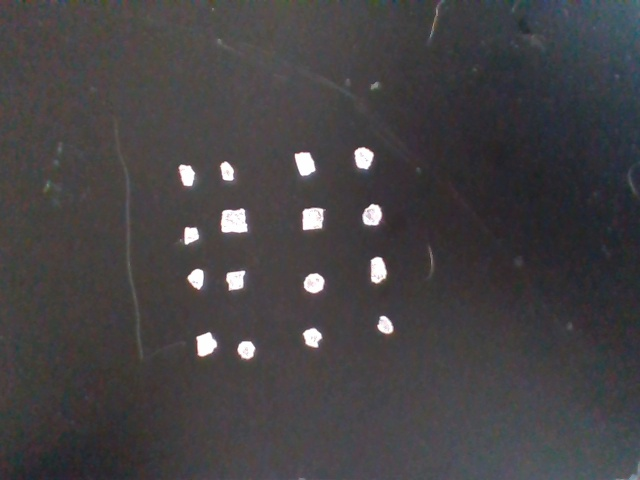
#> input picture calibration_may4.jpeg, 640 x 480 px
$ python calibration_pixel.py
#> lines starting #> are read from the running program, lines starting #| are printed output that depends on the picture; after the words box and inside, x2 and y2 are one past the last pixel; in counts of white or black regions, pixels touching at a corner belong together
import colorsys
import cv2
import numpy as np
import imutils

# 1. Establish range of H values for colors: red, orange, yellow, blue, green purple, light background (white), dark background (black)
# Create a default rgb tuple for each of those colors for visualization purposes.
names = ["red","orange","yellow","green","blue","purple","background_white", "background_black"]
default_rgb_values = [[255,31,31],[255,129,31], [255,249,31],[24,169,58],[24,82,169],[111,24,169],[255,255,255],[0,0,0]]
# H_ranges =
# while color ranges can be determined by the hue value,
# might need to check black/white another way because white seems to be when saturation is like <.25
# and black seems to be when value is below <.35

def get_HSVcolor(h,s,v):
	hsv = [h,s,v]
	print("Hue: ", hsv[0], " converted: ",    hsv[0]*360)
	print("Saturation: ", hsv[1])
	print("Value: ", hsv[2])
	if hsv[1] < .13:
		return default_rgb_values[6], names[6]
	elif hsv[2] < .13:
		return default_rgb_values[7], names[7]
	else:
		if hsv[0] <= 18/360 or hsv[0] >= 342/360: #red
			return default_rgb_values[0], names [0]
		elif 18/360 < hsv[0] <= 38/360 : #orange
			return default_rgb_values[1], names [1]
		elif 38/360 < hsv[0] <= 66/360 : #yellow
			return default_rgb_values[2], names [2]
		elif 67/360 < hsv[0] <= 169/360 : #green
			return default_rgb_values[3], names [3]
		elif 169/360 < hsv[0] <= 257/360 : #blue
			return default_rgb_values[4], names [4]
		else:
			return default_rgb_values[5], names [5]


if __name__ == '__main__':
	# 2. import one of the output camera files ("original_image...")
	img = cv2.imread("calibration_may4.jpeg")
#> img is the input picture: shape (480, 640, 3); mean B, G, R 68.2, 66.3, 68.7
	gray = cv2.cvtColor(img, cv2.COLOR_BGR2GRAY)
	print(gray[0][0])
#| 75

	cv2.imshow("b/w", gray)
	cv2.waitKey(0)

	blurred = cv2.GaussianBlur(gray, (5, 5), 0)
	#for use with non-black background
	#thresh = cv2.threshold(blurred, 1.86*gray[0][0]-237.87, 255, cv2.THRESH_BINARY_INV)[1]
	#for use with black background
	thresh = cv2.threshold(blurred, 140, 255, cv2.THRESH_BINARY)[1]
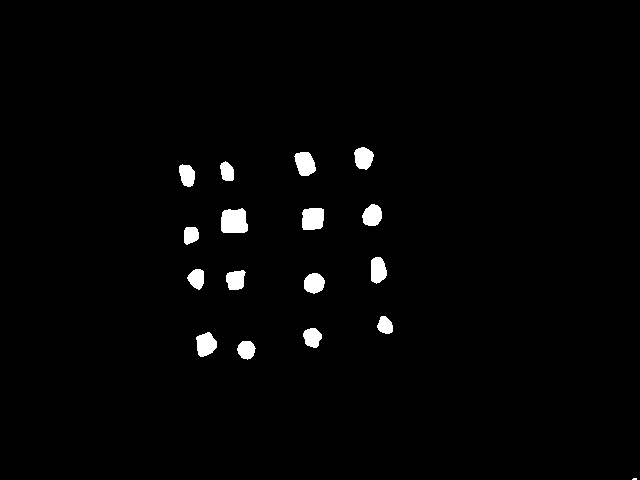
#> thresh: shape (480, 640); 1.7% white; 17 white regions (1 under 20 px)
	#second value should depend on overall brightness

	cv2.imshow("Thresh", thresh)
	cv2.waitKey(0)

	cnts = cv2.findContours(thresh.copy(), cv2.RETR_EXTERNAL,
		cv2.CHAIN_APPROX_SIMPLE)
#> cnts = 17 contours, 1 with area under 20; largest, box (x1, y1, x2, y2) and area: (221, 208, 248, 233) 543, (302, 208, 324, 230) 408, (294, 152, 316, 176) 358, (196, 332, 217, 357) 348, (371, 257, 387, 284) 312
	cnts = imutils.grab_contours(cnts)

	image = img

	# loop over the contours
	for c in cnts:
		# compute the center of the contour
		M = cv2.moments(c)
		cX = int(M["m10"] / (M["m00"]+ 1e-5))
		cY = int(M["m01"] / (M["m00"]+ 1e-5))


		#GETTING AVERAGE OF 400 pixels around center
		r = 0
		g = 0
		b = 0
		for i in range(-10,10):
			for j in range(-10,10):
				newX = min(len(img[0])-1,max(0,cX+i))
				newY = min(len(img)-1,max(0,cY+i))
				pixel = img[newY][newX]
				r += pixel[0]
				g += pixel[1]
				b += pixel[2]
		r /= 400
		g /= 400
		b /= 400

		cv2.drawContours(image, [c], -1, (0, 255, 0), 2)
		cv2.circle(image, (cX, cY), 7, (int(r), int(g), int(b)), -1)

		# B and R need to be swapped
		h,s,v = colorsys.rgb_to_hsv(b/255, g/255, r/255)
		rgb_val, name = get_HSVcolor(h,s,v)

		cv2.putText(image, name, (cX - 20, cY - 20),
			cv2.FONT_HERSHEY_SIMPLEX, 0.5, (255, 255, 255), 2)
		print("Y: ", cY, "X:", cX)
		# show the image
		cv2.imshow("Image", image)
		cv2.waitKey(0)
#> this loop made 17 passes
#> (cX, cY, r, g, b, h, s, v) on passes 2 to 13: (245, 349, 183.9, 183.3, 189.3, 0.982, 0.0317, 0.742), (205, 344, 211.1, 210.6, 213.7, 0.973, 0.0143, 0.838), (311, 337, 204, 202, 203.6, 0.8, 0.0098, 0.8), (384, 325, 207.7, 206.5, 214.7, 0.976, 0.038, 0.842), (313, 282, 196.2, 193.6, 201.2, 0.941, 0.038, 0.789), (235, 279, 201.8, 201.8, 203.7, 0, 0.00933, 0.799), (196, 278, 181.6, 178.5, 182.3, 0.866, 0.0211, 0.715), (377, 269, 218.3, 217.9, 222.2, 0.983, 0.0194, 0.871), (190, 234, 174, 173.8, 179, 0.995, 0.0288, 0.702), (312, 218, 248.8, 249.4, 250, 0.0933, 0.005, 0.98), (233, 221, 249.1, 247.7, 250, 0.901, 0.0094, 0.98), (371, 215, 180.6, 174.3, 185.2, 0.904, 0.0589, 0.726)
#> (c, cX, cY, r, g, b, h, s) on pass 1: ([[633, 478], [632, 479], [636, 479], [636, 478]], 634, 478, 126, 114.5, 116.5, 0.696, 0.092)
#> (printed output is left out)
#> pass 2, `cv2.imshow("Image", image)`:
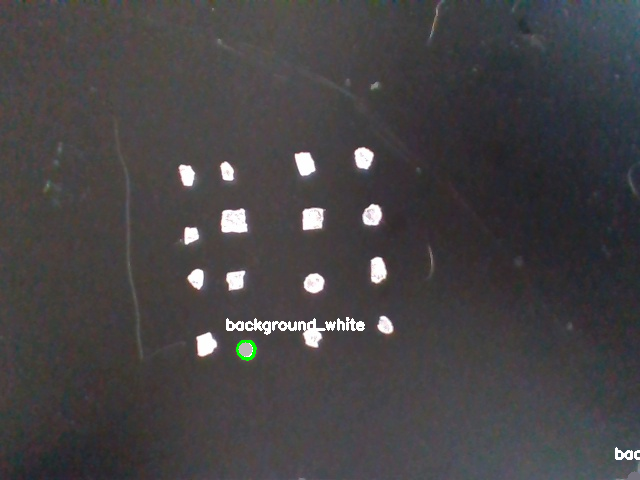
#> window 'Image': shape (480, 640, 3); mean B, G, R 68.8, 67, 69.2
#> after the loop:
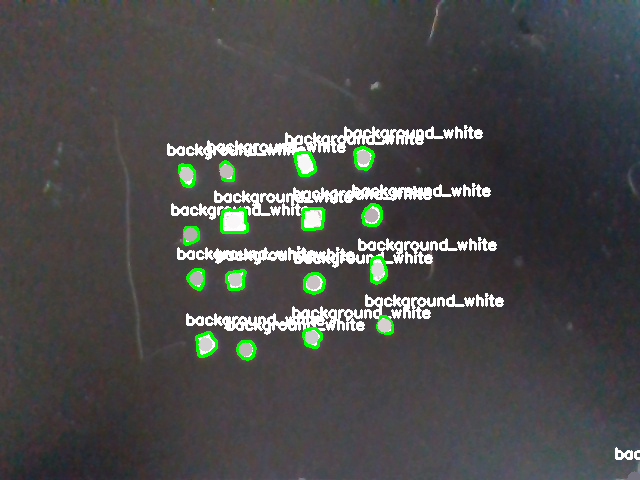
#> image: shape (480, 640, 3); 6.21% of pixels changed, all inside (x1, y1, x2, y2) = (167, 125, 640, 480)

	img = img.reshape((307200,3))


# [47 lines of commented-out code are left out]

$ run again, with calibration_may10.jpeg copied over calibration_may4.jpeg
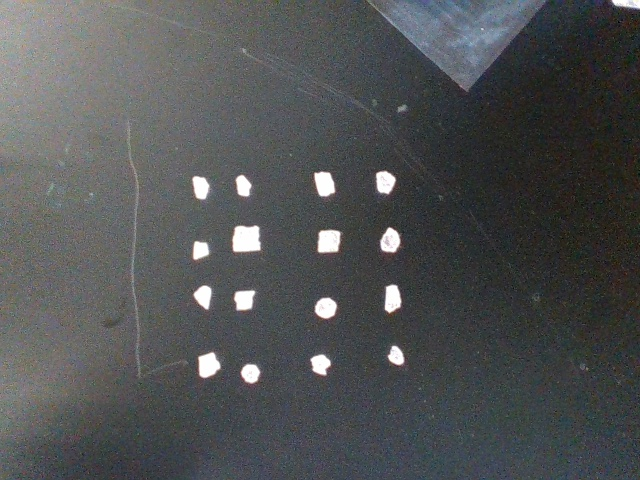
#> input picture calibration_may10.jpeg, 640 x 480 px
#> img is the input picture: shape (480, 640, 3); mean B, G, R 83.2, 82.4, 80.3
#| 163
#> `thresh = cv2.threshold(blurred, 140, 255, cv2.THRESH_BINARY)[1]`:
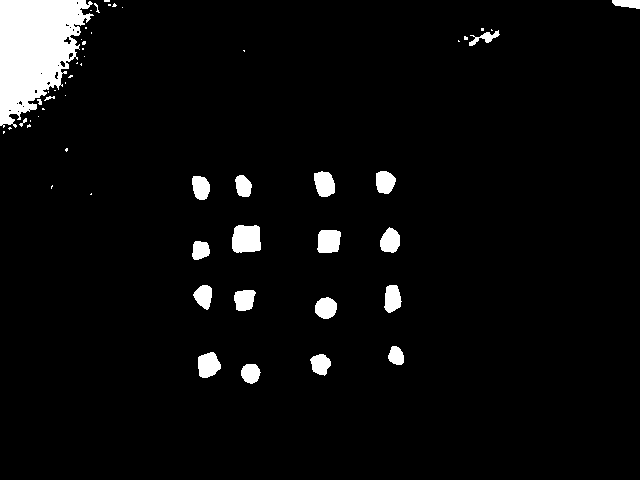
#> thresh: shape (480, 640); 4.7% white; 55 white regions (32 under 20 px)
#> cnts = 55 contours, 36 with area under 20; largest, box (x1, y1, x2, y2) and area: (0, 0, 94, 128) 7490, (232, 225, 261, 253) 669, (317, 230, 341, 253) 445, (198, 352, 221, 378) 416, (314, 171, 335, 197) 392
#> the loop `for c in cnts:` made 55 passes
#> (cX, cY, r, g, b, h, s, v) on passes 1 to 8: (250, 372, 192.9, 192.2, 196.9, 0.974, 0.0241, 0.772), (320, 363, 190.3, 186.4, 190.9, 0.854, 0.0236, 0.749), (207, 364, 220, 220.9, 223.1, 0.0511, 0.0139, 0.875), (395, 355, 187.3, 182.3, 185.8, 0.783, 0.0264, 0.735), (325, 307, 207.3, 205.9, 210.2, 0.946, 0.0205, 0.825), (244, 299, 212.7, 211.7, 212.2, 0.758, 0.0047, 0.834), (392, 298, 204.1, 201.8, 206, 0.909, 0.0204, 0.808), (203, 295, 189.7, 188.6, 191.4, 0.937, 0.0151, 0.751)
#> (printed output is left out)
#> after the loop `for c in cnts:`:
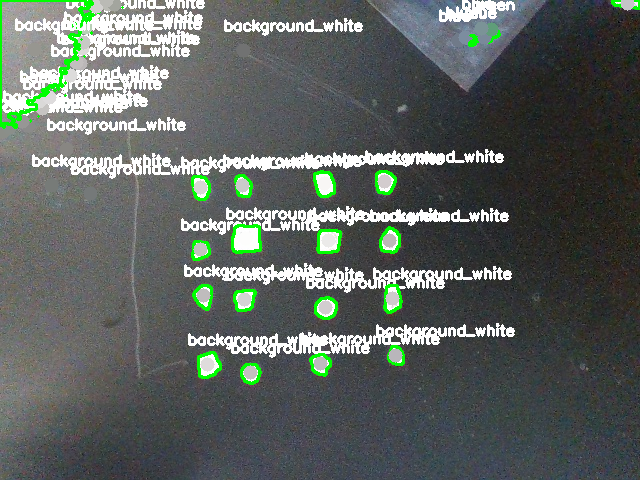
#> image: shape (480, 640, 3); 12.18% of pixels changed, all inside (x1, y1, x2, y2) = (0, 0, 640, 385)

$ run again, with calibration_may11.jpeg copied over calibration_may4.jpeg
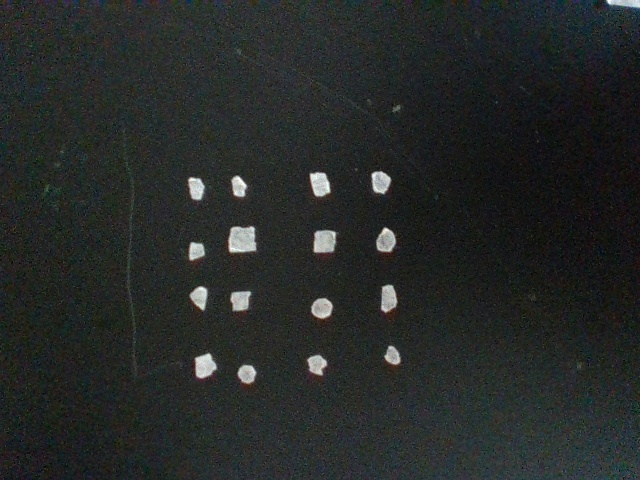
#> input picture calibration_may11.jpeg, 640 x 480 px
#> img is the input picture: shape (480, 640, 3); mean B, G, R 40.1, 41.4, 38.1
#| 50
#> `thresh = cv2.threshold(blurred, 140, 255, cv2.THRESH_BINARY)[1]`:
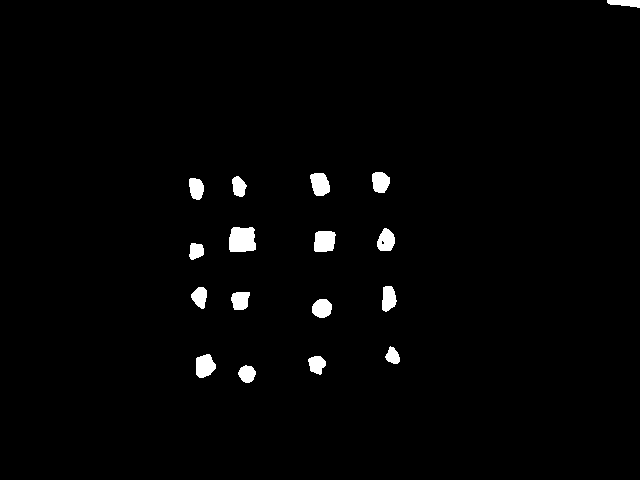
#> thresh: shape (480, 640); 1.6% white; 17 white regions
#> cnts = 17 contours; largest, box (x1, y1, x2, y2) and area: (229, 227, 256, 252) 560, (314, 231, 336, 252) 370, (196, 354, 216, 378) 334, (310, 173, 330, 196) 327, (377, 228, 395, 251) 284
#> the loop `for c in cnts:` made 17 passes
#> (cX, cY, r, g, b, h, s, v) on passes 1 to 8: (246, 373, 128.9, 132.7, 131.5, 0.22, 0.0283, 0.52), (316, 364, 128.6, 133.1, 134.9, 0.118, 0.0467, 0.529), (204, 365, 170.6, 171.8, 172.7, 0.103, 0.0122, 0.677), (392, 355, 130.5, 133, 133.2, 0.157, 0.0199, 0.522), (321, 307, 137.8, 142.3, 144.1, 0.121, 0.0441, 0.565), (239, 300, 151.7, 156.5, 153.9, 0.256, 0.031, 0.614), (199, 296, 131.9, 137.5, 132.6, 0.314, 0.0407, 0.539), (388, 298, 132.6, 136.8, 136.3, 0.188, 0.0311, 0.537)
#> (printed output is left out)
#> after the loop `for c in cnts:`:
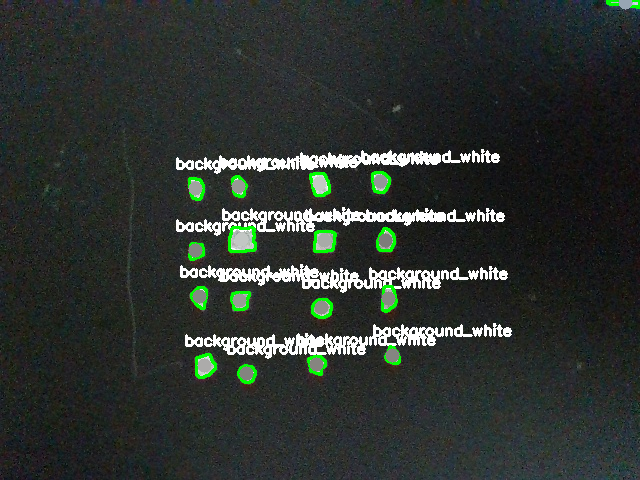
#> image: shape (480, 640, 3); 6.12% of pixels changed, all inside (x1, y1, x2, y2) = (176, 0, 640, 384)
